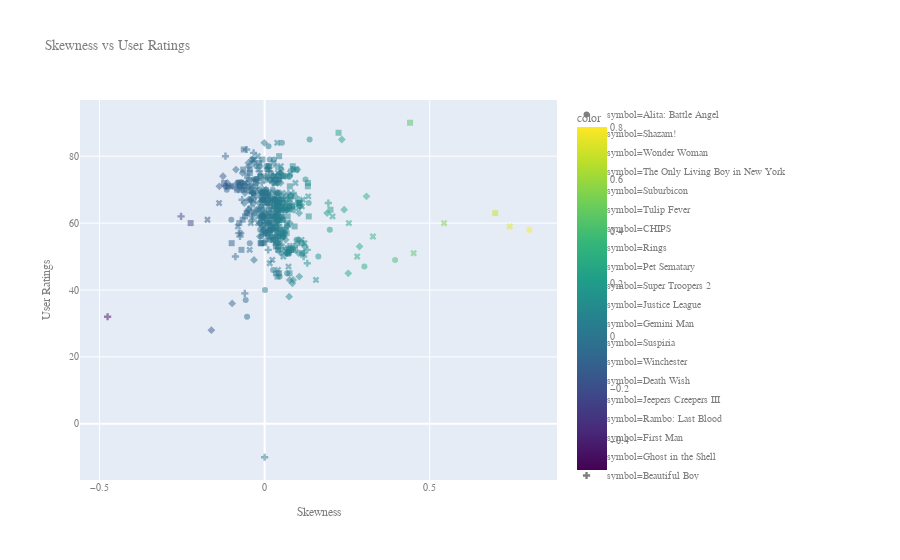

Notebook cell for this chart:
### Code cell
fig = px.scatter(x=result_df['skewness'], y=result_df['user_rating'], 
                 symbol=result_df['title'], title='Skewness vs User Ratings', opacity=0.5, color=result_df['skewness'], color_continuous_scale=px.colors.sequential.Viridis)

fig.update_layout(
    
    xaxis_title="Skewness",
    yaxis_title="User Ratings",
    font=dict(
        family="Courier New, monospace",
        size=10,
        color="#7f7f7f"
    )
)

fig.show()
